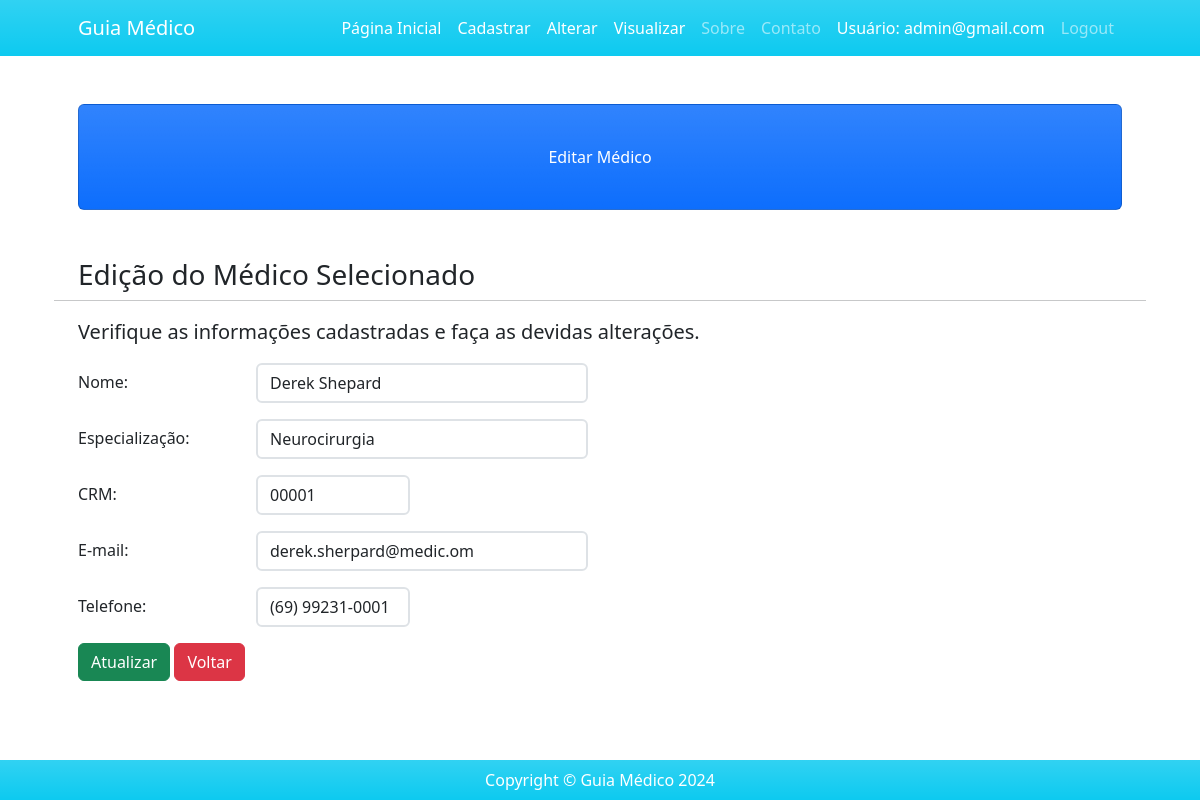
/editar_verificacao/14 (signed in), run on the app's committed database.
### usuarios/models.py (models this page shows)
class Medico(models.Model):
    nome_medico = models.CharField(max_length=200)
    especializacao = models.CharField(max_length=200)
    crm = models.CharField(max_length=10)
    email = models.EmailField(max_length=50)
    telefone = models.CharField(
        max_length=15,
        validators=[RegexValidator(regex=r'^\+?1?\d{9,15}$', message="Número de telefone inválido")])

### usuarios/views.py (the view)
# urls.py: path('editar_verificacao/<int:pk>', views.editar_verificacao, name = "editar_verificacao"),
def editar_verificacao(request, pk):
    if request.method =="GET":
        if request.user.is_authenticated:
            lista_medicos = Medico.objects.get(pk=pk)
            dicionario_medico = {'lista_medicos':lista_medicos}
            return render(request, 'usuarios/editar.html', dicionario_medico)
        else:
            return HttpResponse("Fala o login para acessar!")

### usuarios/templates/usuarios/editar.html (shortened to what this page needs)
{% extends 'usuarios/base.html' %}
{% block titulo %}Editar Médico{% endblock %}
{% block conteudo %}
<h3>Edição do Médico Selecionado</h3>
<hr>
<p class="lead">Verifique as informações cadastradas e faça as devidas alterações.</p>
<form action="{% url 'editar' lista_medicos.pk %}" method="POST">
    <div class="form-group row mb-3">
        <label for="medicoNome" class="col-sm-2 col-form-label">Nome:</label>
        <div class="col-sm-4">
            <input type="text" class="form-control border-2" id="medicoNome" name="nome_medico" value="{{ lista_medicos.nome_medico }}">
        </div>
    </div>
    <div class="form-group row mb-3">
        <label for="medicoEspecialidade" class="col-sm-2 col-form-label">Especialização:</label>
        <div class="col-sm-4">
            <input type="text" class="form-control border-2" id="medicoEspecialidade" name="especializacao" value="{{ lista_medicos.especializacao }}">
        </div>
    </div>
    <div class="form-group row mb-3">
        <label for="medicoCrm" class="col-sm-2 col-form-label">CRM:</label>
        <div class="col-sm-2">
            <input type="text" class="form-control border-2" id="medicoCrm" name="crm" value="{{ lista_medicos.crm }}">
        </div>
    </div>
    <div class="form-group row mb-3">
        <label for="medicoEmail" class="col-sm-2 col-form-label">E-mail:</label>
        <div class="col-sm-4">
            <input type="email" class="form-control border-2" id="medicoEmail" name="email" value="{{ lista_medicos.email }}">
        </div>
    </div>
    <div class="form-group row mb-3">
        <label for="medicoFone" class="col-sm-2 col-form-label">Telefone:</label>
        <div class="col-sm-2">
            <input type="text" class="form-control border-2" id="medicoFone" name="telefone" value="{{ lista_medicos.telefone }}"
                   placeholder="(99) 99999-9999"
                   oninput="formatPhoneNumber(this)">
        </div>
    </div>
    <div class="update">
        <button type="submit" class="btn btn-success">Atualizar</button>
        <a href="{% url 'alterar' %}" class="btn btn-danger">Voltar</a>
    </div>
</form>
{% endblock %}

### usuarios/templates/usuarios/base.html (shortened to what this page needs)
{% load static %}
<!DOCTYPE html>
<html lang="pt-br">
<head>
    <link href="{% static 'css/bootstrap.min.css' %}" rel="stylesheet">
</head>
<body>
    <nav class="navbar navbar-expand-lg navbar-dark bg-info bg-gradient">
        <div class="container px-5">
            <a class="navbar-brand" href="{% url 'home' %}">Guia Médico</a>
            <div class="collapse navbar-collapse" id="navbarSupportedContent">
                <ul class="navbar-nav ms-auto mb-2 mb-lg-0">
                {% if user.is_authenticated %}
                    <li class="nav-item"><a class="nav-link active" aria-current="page" href="{% url 'home' %}">Página Inicial</a></li>
                    <li class="nav-item"><a class="nav-link active" aria-current="page" href="{% url 'lancar' %}">Cadastrar</a></li>
                    <li class="nav-item"><a class="nav-link active" aria-current="page" href="{% url 'alterar' %}">Alterar</a></li>
                    <li class="nav-item"><a class="nav-link active" aria-current="page" href="{% url 'visualizar' %}">Visualizar</a></li>
                    <li class="nav-item"><a class="nav-link" href="#!">Sobre</a></li>
                    <li class="nav-item"><a class="nav-link" href="#!">Contato</a></li>
                    <li class="nav-item"><a class="nav-link active" aria-current="page" href="#!">Usuário: {{ user.email }}</a></li>
                    <li class="nav-item"><a class="nav-link" href="{% url 'logout' %}">Logout</a></li>
                {% endif %}
                </ul>
            </div>
        </div>
    </nav>
    <div class="container px-4 px-lg-5">
        <div class="card text-white bg-primary bg-gradient my-5 py-4 text-center">
            <div class="card-body">
                <p class="text-white m-0">{% block titulo %}Seja bem-vindo(a) ao Guia Médico, aqui encontrará os profissionais disponíveis.{% endblock %}</p>
            </div>
        </div>
        <div class="row gx-4 gx-lg-5">
            {% block conteudo %}{% endblock %}
        </div>
    </div>
    <footer class="fixed-bottom py-2 bg-info bg-gradient">
        <div class="container px-4 px-lg-5">
            <p class="m-0 text-center text-white">Copyright &copy; Guia Médico 2024</p>
        </div>
    </footer>
</body>
</html>

### data on the page
Medico: nome_medico "Derek Shepard", especializacao "Neurocirurgia", crm "00001", email "derek.sherpard@medic.om", telefone "(69) 99231-0001"

### other printed values
{{ user.email }} "admin@gmail.com"
